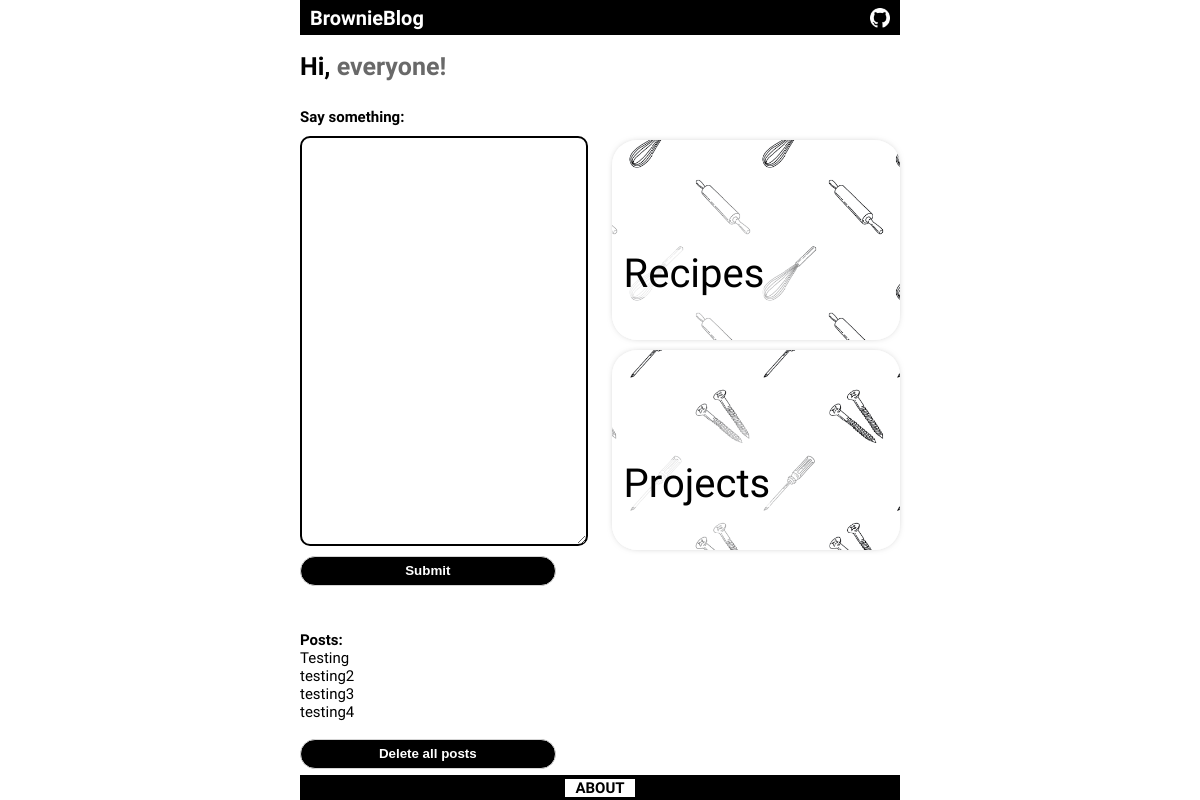
The page /index on the database as committed earlier.
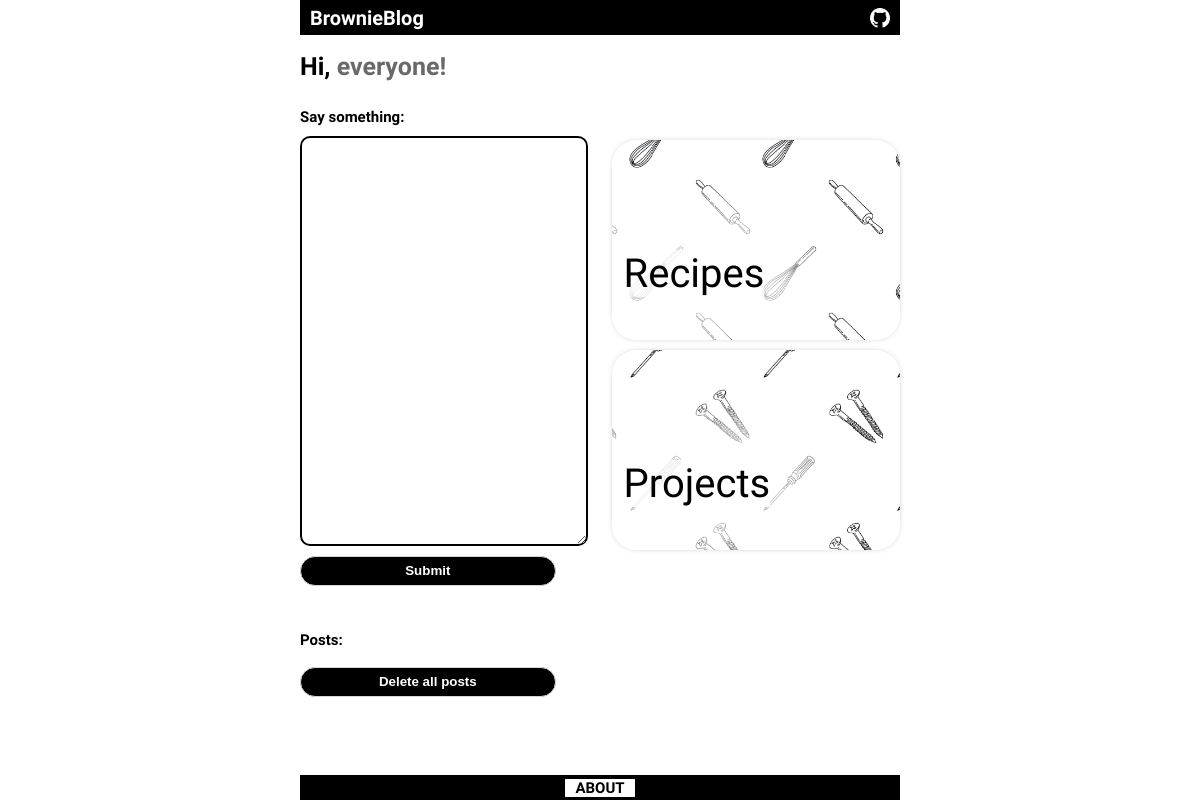
The same page on the database as committed later.
### app/models.py (models this page shows, shortened)
class Post(db.Model):
    id = db.Column(db.Integer, primary_key=True)
    body = db.Column(db.String(140))
    timestamp = db.Column(db.DateTime, index=True, default=datetime.utcnow)
    user_id = db.Column(db.Integer, db.ForeignKey('user.id'))

### app/routes.py (the view)
@app.route('/', methods=['GET', 'POST'])
@app.route('/index', methods=['GET', 'POST'])
def index():
    form = PostForm()
    user = {'username': 'everyone'}
    if form.validate_on_submit():
        post = Post(body=form.post.data, author=User.query.get(1))
        db.session.add(post)
        db.session.commit()
        flash('Your post is now live!')
        return redirect(url_for('index'))
    posts = Post.query.all()
    return render_template('index.html', title='Home', user=user, form=form, posts=posts)

### app/forms.py
class PostForm(FlaskForm):
    post = TextAreaField('Say something:', validators=[DataRequired(), Length(min=1, max=140)])
    submit = SubmitField('Submit')

### app/templates/index.html (shortened to what this page needs)
<html>
<head>
</head>
<body>
    <div style="position: relative; background-color: rgb(255, 255, 255);">
        <div class="blackrow">
            <div class="navbar white startnavbar">
                <div style="justify-content: flex-start; padding-left: 10;">
                    <a href="{{ url_for('index') }}">BrownieBlog</a>
                </div>
                <div style="justify-content: flex-end; padding-right: 10">
                <a href="https://github.com/browniefrombris/brownieblogv2">
                    <img id="github" style="display: inline; vertical-align: middle"alt="github" src="{{url_for('static', filename='github_white.png')}}" width="20" height ="20">
                </a>
                </div>
            </div>
        </div>
        <div style="height: fit-content;">
            <h1 style="padding-bottom: 10px;">Hi, <span style="color: dimgray;">{{ user.username }}!</span>
            </h1>
            <div class="cardholder" style="left: 0; height: fit-content;">
                <div>
                    <form action="" method="post" id="recaptchaform">
                            <b>{{ form.post.label }}</b><br>
                            {{ form.post(cols=32, rows=1) }}<br>
                        {{ form.submit() }}
                    </form>
                </div>
            </div>
            <div class="cardholder" style="top: 140; right: 0; height: 200;">
                <a href="{{ url_for('recipes') }}">
                    <div class="card" style="background-image: url({{ url_for('static', filename='recipes_pattern_med.png') }});">
                        <span id="box_span">Recipes</span>
                    </div>
                </a>
            </div>
            <div class="cardholder" style="top: 350; right: 0; height: 200;">
                <a href="{{ url_for('projects') }}">
                    <div class="card" style="background-image: url({{ url_for('static', filename='projects_pattern_med.png') }});">
                        <span id="box_span">Projects</span>
                    </div>
                </a>
            </div>
            <div style="margin-top: 540;">
                <b>Posts:<br></b>
                {% for post in posts %}
                {{ post.body }} <br>
                {% endfor %}
                <br>
                <form action="{{ url_for('clear_database') }}">
                    <input type="submit" value="Delete all posts" />
                </form>
            </div>
        </div>
    </div>
    <footer>
        <div class="about">
            <a href="{{ url_for('about') }}">ABOUT</a>
        </div>
    </footer>
</body>
</html>

### app/templates/index.html (style rules this page uses)
body { font-family: 'Source Sans Pro', sans-serif; font-size: 15; padding: 0 25%; margin: 0; }
.blackrow { min-height: 35px; overflow: hidden; position: sticky; top: 0; width: 100%; background-color: black; z-index: 2; }
.navbar { width: 50%; font-size: 20px; text-decoration: none; font-family: 'Patua One', sans-serif; font-weight: bold; min-height: 35px; display: flex; justify-content: space-between; }
.startnavbar { position: fixed; margin-top: 0; align-items: center; }
.white a { color: white; text-decoration: none; }
#post { width: 100%; height: 410; padding: 5 5; margin: 10 0; border-color: rgb(0, 0, 0); border-style: solid; border-width: 2; border-radius: 10px; transition: all 0.2s ease; min-height: 30px; overflow: auto; }
input[type=submit] { background-color: rgb(0, 0, 0); color: white; border-radius: 25px; border-style: solid; border-width: 1; border-color: rgb(213, 213, 213, 213); width: 255.6; height: 30; cursor: pointer; font-weight: bold; padding: 0; }
h1 { font-size: 25; }
.cardholder { width: 48%; position: absolute; display: block; align-items: center; background-color: white; }
.card { height: 200px; border-radius: 25px; position: relative; color: rgb(0, 0, 0); font-family: 'Bungee Shade', cursive; font-size: 40; box-shadow: 0px 0px 8px -5px #5f5f5f; overflow: hidden; background-position: center; background-size: 400px; transition: 0.2s ease 20ms; }
#box_span { position: relative; top: 55%; left: 4%; background-color: rgba(255, 255, 255, 0.9); box-shadow: 0px 0px 40px 50px rgba(255, 255, 255, 0.7) ; height: fit-content; }
a { text-decoration: none; }
footer { position: fixed; bottom: 0; height: 25; width: 50%; background-color: black; display: flex; justify-content: center; align-items: center; }
.about { background-color: white; transition: 0.5s ease 0ms; }
.about a { color: black; transition: 0.5s ease 0ms; padding: 10; font-weight: bold; }

Rows that differ between the two databases and show on the page:
removed Post: body "Testing"
removed Post: body "testing2"
removed Post: body "testing3"
removed Post: body "testing4"
